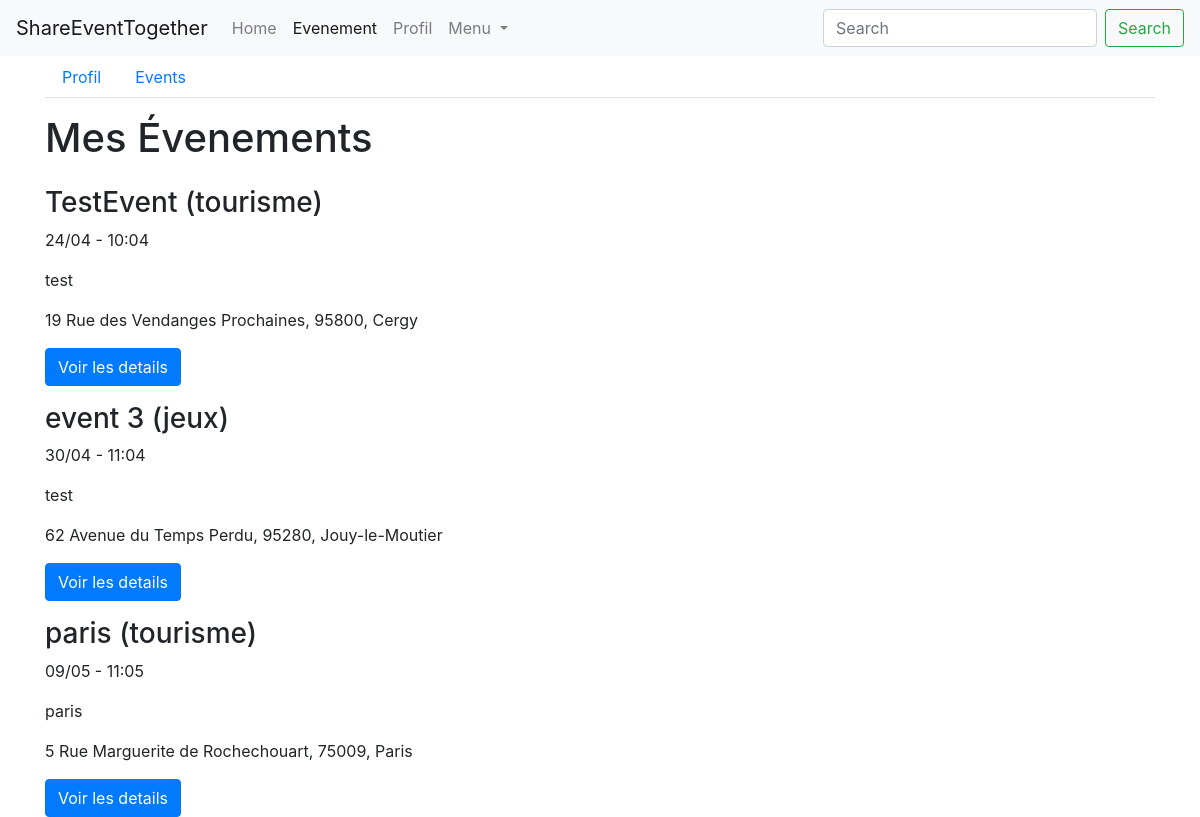
Screenshot of /profil/utilisateur/5/evenement (signed in) with the database file from the repository.
### events/models.py (models this page shows, shortened)
class Event(models.Model):
    PARTY_CATEGORY = 'soiree'
    GAME_CATEGORY = 'jeux'
    TOURISM_CATEGORY = 'tourisme'
    AREA_CATEGORY = 'plein air'
    CATEGORY_CHOICES = (
        (PARTY_CATEGORY, 'soiree'),
        (GAME_CATEGORY, 'jeux'),
        (TOURISM_CATEGORY, 'tourisme'),
        (AREA_CATEGORY, 'plein air')
    )
    person = models.ForeignKey('persons.Person', on_delete=models.CASCADE)
    title = models.CharField('titre', max_length=150)
    description = models.TextField('description')
    address = models.CharField('adresse', max_length=100)
    zip_code = models.IntegerField('code postal')
    city = models.CharField('ville', max_length=50)
    category = models.CharField('categorie', choices=CATEGORY_CHOICES, max_length=20)
    created_at = models.DateTimeField('crée à', auto_now=True)
    event_date = models.DateTimeField('date evenement', auto_now=False)
    coordonate_x = models.CharField('coordonnée X',max_length=10 ,null=True, blank=True)
    coordonate_y = models.CharField('coordonnée Y',max_length=10 , null=True, blank=True)

### events/views/persons.py (the view)
# urls.py: path('profil/utilisateur/<int:person_id>/evenement', ProfilShowEventView.as_view(), name='profil-show-events'),
class ProfilShowEventView(PersonView):
    def get(self, request, person_id):
        person = get_person_by_id(person_id)
        user = request.user
        events = Event.objects.filter(person=person, event_date__gte=timezone.now())
        context = {
            'person': person,
            'user': user,
            'events': events,
            'navigation_items': navigation.navigation_items(navigation.NAV_EVENEMENT),
        }
        return render(request, 'persons/profil/profil_show_events.html', context)

### events/models_helpers.py (called while the page is built)
def get_person_by_id(person_id):
    return Person.objects.get(pk=person_id)

### events/navigation.py (called while the page is built)
def navigation_items(selected_item=None):
    items = []
    for name, shortcut in NAV_ITEMS:
        items.append({
            'name': name,
            'url': reverse(shortcut),
            'active': True if selected_item == name else False,
        })
    return items

### events/templates/persons/profil/profil_show_events.html (shortened to what this page needs)
{% extends 'persons/base_navbar.html' %}
{% load static %}
{% block content %}
    <ul class="nav nav-tabs">
        <li class="nav-item">
            <a class="nav-link" href="{% url 'profil-show-user' person.pk %}">Profil</a>
        </li>
        <li class="nav-item">
            <a class="nav-link" href="{% url 'profil-show-events' person.pk %}">Events</a>
        </li>
    </ul>
    <div class="row">
        <div class="col mt-3">
            <div class="row">
                <h1 class="col-md-7">Mes Évenements</h1>
            </div>
            {% for event in events %}
                <div class="row ">
                    <div class="col">
                        <h3 class="col-md-12 p-0 mt-3">{{ event.title }} ({{ event.category }})</h3>
                        <p>{{ event.event_date|date:'d/m - h:m' }}</p>
                        <p>{{ event.description }}</p>
                        <p>{{ event.address }}, {{ event.zip_code }}, {{ event.city }}</p>
                        <a href="{% url 'description-event' event.pk %}" class="btn btn-primary">Voir les details</a>
                    </div>
                </div>
            {% empty %}
                <p>Il n'y a pas d'évenements pour le moment</p>
            {% endfor %}
        </div>
    </div>
{% endblock content %}

### rows the page displays
Event: title "TestEvent", category "tourisme", event_date "24/04 - 10:04", description "test", address "19 Rue des Vendanges Prochaines", zip_code "95800", city "Cergy"
Event: title "event 3", category "jeux", event_date "30/04 - 11:04", description "test", address "62 Avenue du Temps Perdu", zip_code "95280", city "Jouy-le-Moutier"
Event: title "paris", category "tourisme", event_date "09/05 - 11:05", description "paris", address "5 Rue Marguerite de Rochechouart", zip_code "75009", city "Paris"

### other values shown
{{ item.name }} "Home" "Evenement" "Profil"
